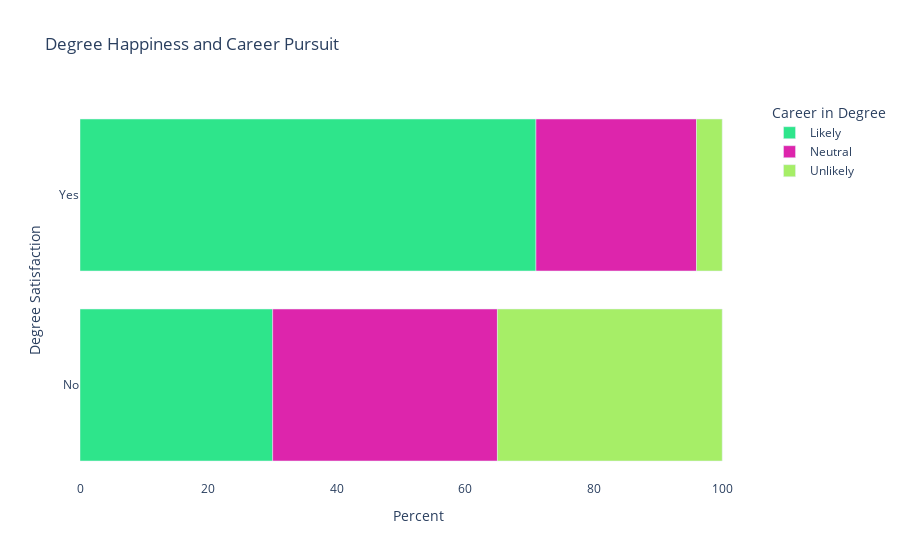

The notebook cell this image was saved under:
### Code cell
paper_bg='rgba(0,0,0,0)'
plot_bg='rgba(0,0,0,0)'
color_list = ['#2ee58b', '#dd25ac', '#a6ee67']

# Creating a grouped bar chart
fig_happy_likely_1 = px.bar(happy_likely_neutral, 
                            x='percentage', 
                            y='degree_happy',
                            color='career_in_degree',
                            title="Degree Happiness and Career Pursuit",
                            labels={'percentage': 'Percent',
                                    'career_in_degree': 'Career in Degree',
                                    'degree_happy': 'Happy With Degree'},
                            barmode='relative',
                            color_discrete_sequence=color_list)  # Modified here

happy_likely_order = ['No', 'Yes']

# Update layout and labels
fig_happy_likely_1.update_layout(xaxis_title='Percent',
                                 yaxis_title='Degree Satisfaction',
                                 legend_title='Career in Degree',
                                 paper_bgcolor=paper_bg,  # Modified here
                                 plot_bgcolor=plot_bg,    # Modified here
                                 yaxis=dict(categoryorder='array',
                                            categoryarray=happy_likely_order))
fig_happy_likely_1.show()

# Saving figure as html
fig_happy_likely_1.write_html('../dashboard/plotly_html/q5_happy_likely_1.html')

### Figure 1 — Plotly figure (JSON) as saved in the notebook; plotly's stock layout.template omitted (floating-point values rounded to 4 significant figures)
{"data": [{"alignmentgroup": "True", "hovertemplate": "Career in Degree=Likely<br>Percent=%{x}<br>Happy With Degree=%{y}<extra></extra>", "legendgroup": "Likely", "marker": {"color": "#2ee58b", "pattern": {"shape": ""}}, "name": "Likely", "offsetgroup": "Likely", "orientation": "h", "showlegend": true, "textposition": "auto", "type": "bar", "x": [71, 30], "xaxis": "x", "y": ["Yes", "No"], "yaxis": "y"}, {"alignmentgroup": "True", "hovertemplate": "Career in Degree=Neutral<br>Percent=%{x}<br>Happy With Degree=%{y}<extra></extra>", "legendgroup": "Neutral", "marker": {"color": "#dd25ac", "pattern": {"shape": ""}}, "name": "Neutral", "offsetgroup": "Neutral", "orientation": "h", "showlegend": true, "textposition": "auto", "type": "bar", "x": [25, 35], "xaxis": "x", "y": ["Yes", "No"], "yaxis": "y"}, {"alignmentgroup": "True", "hovertemplate": "Career in Degree=Unlikely<br>Percent=%{x}<br>Happy With Degree=%{y}<extra></extra>", "legendgroup": "Unlikely", "marker": {"color": "#a6ee67", "pattern": {"shape": ""}}, "name": "Unlikely", "offsetgroup": "Unlikely", "orientation": "h", "showlegend": true, "textposition": "auto", "type": "bar", "x": [4, 35], "xaxis": "x", "y": ["Yes", "No"], "yaxis": "y"}], "layout": {"barmode": "relative", "legend": {"title": {"text": "Career in Degree"}, "tracegroupgap": 0}, "paper_bgcolor": "rgba(0,0,0,0)", "plot_bgcolor": "rgba(0,0,0,0)", "title": {"text": "Degree Happiness and Career Pursuit"}, "xaxis": {"anchor": "y", "domain": [0, 1], "title": {"text": "Percent"}}, "yaxis": {"anchor": "x", "categoryarray": ["No", "Yes"], "categoryorder": "array", "domain": [0, 1], "title": {"text": "Degree Satisfaction"}}}}
